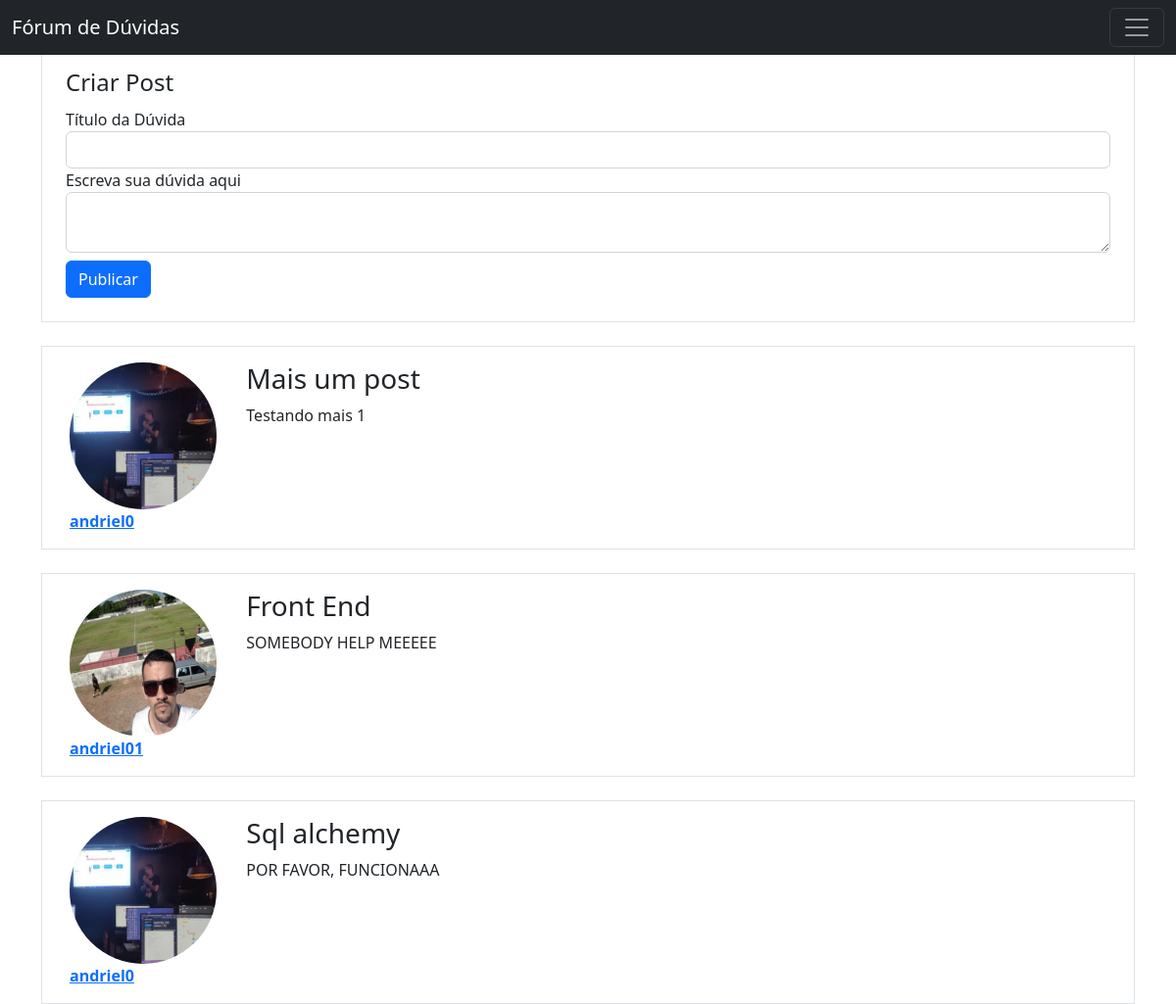
The app's page / (signed in) with its own data.
### duvidas/models.py (models this page shows)
class Post(database.Model):
    __table_args__ = {'extend_existing': True}
    id = database.Column(database.Integer, primary_key=True)
    titulo = database.Column(database.String, nullable=False)
    corpo = database.Column(database.Text, nullable=False)
    data_criacao = database.Column(database.DateTime, nullable=False, default=datetime.utcnow)
    id_usuario = database.Column(database.Integer, database.ForeignKey('usuario.id'), nullable=False)
    comentarios_post = database.relationship('duvidas.models.Comentario', lazy=True, overlaps="comentarios_post")

class Usuario(database.Model, UserMixin):
    __table_args__ = {'extend_existing': True}
    id = database.Column(database.Integer, primary_key=True)
    user = database.Column(database.String, nullable=False, unique=True)
    email = database.Column(database.String, nullable=False, unique=True)
    senha = database.Column(database.String, nullable=False)
    foto_perfil = database.Column(database.String, default='default.jpg', nullable=False)
    bio = database.Column(database.Text, default='', nullable=False)
    posts_user = database.relationship('Post', backref='autor', lazy=True)
    comentarios_user = database.relationship('duvidas.models.Comentario', lazy=True, overlaps="comentarios_user")
    projetos_user = database.relationship('duvidas.models.Projeto', lazy=True, overlaps="projetos_user")

### duvidas/routes.py (the view)
@app.route("/", methods=['GET', 'POST'])
def homepage():
    form_criar_post = FormCriarPost()
    posts = Post.query.order_by(Post.id.desc())
    if form_criar_post.validate_on_submit():
        with app.app_context():
            post = Post(titulo=form_criar_post.titulo.data, corpo=form_criar_post.corpo.data, id_usuario=current_user.id)
            database.session.add(post)
            database.session.commit()
            return redirect(url_for('homepage'))
    return render_template('homepage.html', form_criar_post=form_criar_post, posts=posts)

### duvidas/forms.py
class FormCriarPost(FlaskForm):
    titulo = StringField('Título da Dúvida', validators=[DataRequired(), Length(3, 140)])
    corpo = TextAreaField('Escreva sua dúvida aqui', validators=[DataRequired()])
    btn_submit_criar_post = SubmitField('Publicar')

### duvidas/models.py (called while the page is built)
@login_manager.user_loader
def load_user(id_usuario):
    return Usuario.query.get(id_usuario)

### duvidas/templates/homepage.html (shortened to what this page needs)
{% extends 'base.html' %}
{% block head %}
    <link rel="stylesheet" type="text/css" href="{{ url_for('static', filename='posts.css') }}">
{% endblock %}
{% block body %}
    <div class="container">
    <div class="row">
        <div class="col">
            {% if current_user.is_authenticated %}
            <form method="POST" action="" class="border p-4 mt-2">
                <legend>Criar Post</legend>
                <fieldset>
                    <div class="form-group">
                        {{ form_criar_post.titulo.label(class="form-control-label") }}
                        {% if form_criar_post.titulo.errors %}
                            {{ form_criar_post.titulo(class="form-control is-invalid") }}
                            <div class="invalid-feedback">
                                {% for erro in form_criar_post.titulo.errors %}
                                    {{ erro }}
                                {% endfor %}
                            </div>
                        {% else %}
                            {{ form_criar_post.titulo(class="form-control") }}
                        {% endif %}
                    </div>
                    <div class="form-group">
                        {{ form_criar_post.corpo.label(class="form-control-label") }}
                        {% if form_criar_post.corpo.errors %}
                            {{ form_criar_post.corpo(class="form-control is-invalid") }}
                            <div class="invalid-feedback">
                                {% for erro in form_criar_post.corpo.errors %}
                                    {{ erro }}
                                {% endfor %}
                            </div>
                        {% else %}
                            {{ form_criar_post.corpo(class="form-control") }}
                        {% endif %}
                    </div>
                </fieldset>
                {{ form_criar_post.btn_submit_criar_post(class="btn btn-primary mt-2") }}
            </form>
            {% endif %}
        </div>
    </div>
    <div class="container mt-3">
            {% for post in posts %}
        <div class="row border mt-4 p-3 meupost">
            <div class="col col-2">
                <div class="image pe-2">
                    <a href="{{ url_for('perfil', usuario=post.autor.user) }}"><img src="{{ url_for('static', filename='fotos_perfil/{}'.format(post.autor.foto_perfil)) }}"></a>
                    <br>
                    <a href="{{ url_for('perfil', usuario=post.autor.user) }}"><strong>{{ post.autor.user }}</strong></a>
                </div>
            </div>
            <div class="col col-10">
                <h3>{{ post.titulo }}</h3>
                <p>{{ post.corpo }}</p>
            </div>
        </div>
        {% endfor %}
    </div>
    </div>
{% endblock %}

### duvidas/static/posts.css (style rules this page uses)
img { width: 150px; height: 150px; border-radius: 75px; }

### records on screen
Post: foto_perfil (picture), autor.user "andriel0", titulo "Mais um post", corpo "Testando mais 1"
Post: foto_perfil (picture), autor.user "andriel01", titulo "Front End", corpo "SOMEBODY HELP MEEEEE"
Post: foto_perfil (picture), autor.user "andriel0", titulo "Sql alchemy", corpo "POR FAVOR, FUNCIONAAA"
